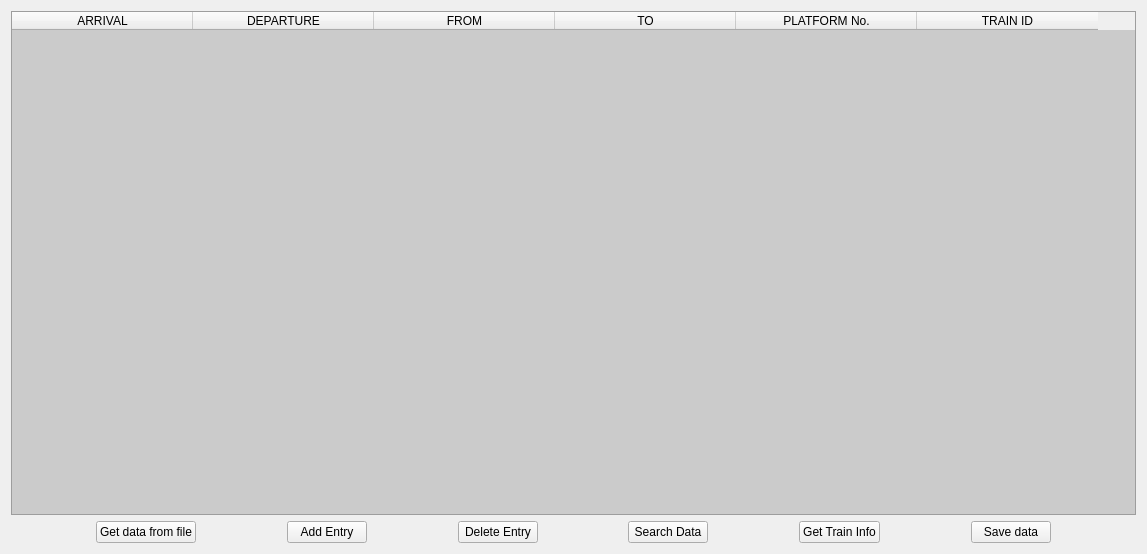
<?xml version="1.0" encoding="UTF-8"?>
<ui version="4.0">
 <class>MainWindow</class>
 <widget class="QWidget" name="MainWindow">
  <property name="geometry">
   <rect>
    <x>0</x>
    <y>0</y>
    <width>1147</width>
    <height>554</height>
   </rect>
  </property>
  <property name="windowTitle">
   <string>MainWindow</string>
  </property>
  <layout class="QVBoxLayout" name="verticalLayout">
   <item>
    <layout class="QVBoxLayout" name="verticalLayout_2">
     <item>
      <widget class="QTableWidget" name="dataView">
       <property name="styleSheet">
        <string notr="true">QTableWidget{
	alternate-background-color: rgb(94, 94, 94);
	background-color: rgb(203, 203, 203);
}</string>
       </property>
       <property name="alternatingRowColors">
        <bool>true</bool>
       </property>
       <property name="sortingEnabled">
        <bool>false</bool>
       </property>
       <property name="columnCount">
        <number>6</number>
       </property>
       <attribute name="horizontalHeaderVisible">
        <bool>true</bool>
       </attribute>
       <attribute name="horizontalHeaderCascadingSectionResizes">
        <bool>false</bool>
       </attribute>
       <attribute name="horizontalHeaderDefaultSectionSize">
        <number>181</number>
       </attribute>
       <attribute name="horizontalHeaderHighlightSections">
        <bool>true</bool>
       </attribute>
       <attribute name="horizontalHeaderShowSortIndicator" stdset="0">
        <bool>false</bool>
       </attribute>
       <attribute name="horizontalHeaderStretchLastSection">
        <bool>false</bool>
       </attribute>
       <attribute name="verticalHeaderVisible">
        <bool>false</bool>
       </attribute>
       <attribute name="verticalHeaderCascadingSectionResizes">
        <bool>false</bool>
       </attribute>
       <attribute name="verticalHeaderShowSortIndicator" stdset="0">
        <bool>false</bool>
       </attribute>
       <attribute name="verticalHeaderStretchLastSection">
        <bool>false</bool>
       </attribute>
       <column>
        <property name="text">
         <string>ARRIVAL</string>
        </property>
        <property name="icon">
         <iconset theme="input-gaming">
          <normaloff>.</normaloff>.</iconset>
        </property>
       </column>
       <column>
        <property name="text">
         <string>DEPARTURE</string>
        </property>
       </column>
       <column>
        <property name="text">
         <string>FROM</string>
        </property>
       </column>
       <column>
        <property name="text">
         <string>TO</string>
        </property>
       </column>
       <column>
        <property name="text">
         <string>PLATFORM No.</string>
        </property>
       </column>
       <column>
        <property name="text">
         <string>TRAIN ID</string>
        </property>
       </column>
      </widget>
     </item>
     <item>
      <layout class="QHBoxLayout" name="horizontalLayout">
       <item>
        <spacer name="horizontalSpacer_5">
         <property name="orientation">
          <enum>Qt::Horizontal</enum>
         </property>
         <property name="sizeHint" stdset="0">
          <size>
           <width>40</width>
           <height>20</height>
          </size>
         </property>
        </spacer>
       </item>
       <item>
        <widget class="QPushButton" name="getDataButt">
         <property name="text">
          <string>Get data from file</string>
         </property>
        </widget>
       </item>
       <item>
        <spacer name="horizontalSpacer">
         <property name="orientation">
          <enum>Qt::Horizontal</enum>
         </property>
         <property name="sizeHint" stdset="0">
          <size>
           <width>40</width>
           <height>20</height>
          </size>
         </property>
        </spacer>
       </item>
       <item>
        <widget class="QPushButton" name="addEntryButt">
         <property name="text">
          <string>Add Entry</string>
         </property>
        </widget>
       </item>
       <item>
        <spacer name="horizontalSpacer_2">
         <property name="orientation">
          <enum>Qt::Horizontal</enum>
         </property>
         <property name="sizeHint" stdset="0">
          <size>
           <width>40</width>
           <height>20</height>
          </size>
         </property>
        </spacer>
       </item>
       <item>
        <widget class="QPushButton" name="deleteEntryButt">
         <property name="text">
          <string>Delete Entry</string>
         </property>
        </widget>
       </item>
       <item>
        <spacer name="horizontalSpacer_3">
         <property name="orientation">
          <enum>Qt::Horizontal</enum>
         </property>
         <property name="sizeHint" stdset="0">
          <size>
           <width>40</width>
           <height>20</height>
          </size>
         </property>
        </spacer>
       </item>
       <item>
        <widget class="QPushButton" name="searchDataButt">
         <property name="text">
          <string>Search Data</string>
         </property>
        </widget>
       </item>
       <item>
        <spacer name="horizontalSpacer_7">
         <property name="orientation">
          <enum>Qt::Horizontal</enum>
         </property>
         <property name="sizeHint" stdset="0">
          <size>
           <width>40</width>
           <height>20</height>
          </size>
         </property>
        </spacer>
       </item>
       <item>
        <widget class="QPushButton" name="infoButt">
         <property name="text">
          <string>Get Train Info</string>
         </property>
        </widget>
       </item>
       <item>
        <spacer name="horizontalSpacer_4">
         <property name="orientation">
          <enum>Qt::Horizontal</enum>
         </property>
         <property name="sizeHint" stdset="0">
          <size>
           <width>40</width>
           <height>20</height>
          </size>
         </property>
        </spacer>
       </item>
       <item>
        <widget class="QPushButton" name="saveDataButt">
         <property name="text">
          <string>Save data</string>
         </property>
        </widget>
       </item>
       <item>
        <spacer name="horizontalSpacer_6">
         <property name="orientation">
          <enum>Qt::Horizontal</enum>
         </property>
         <property name="sizeHint" stdset="0">
          <size>
           <width>40</width>
           <height>20</height>
          </size>
         </property>
        </spacer>
       </item>
      </layout>
     </item>
    </layout>
   </item>
  </layout>
 </widget>
 <resources/>
 <connections/>
</ui>
